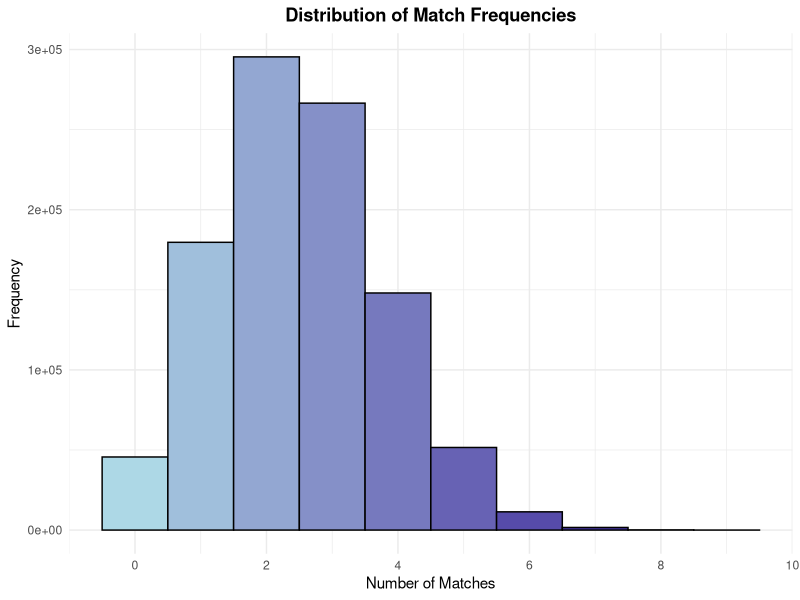
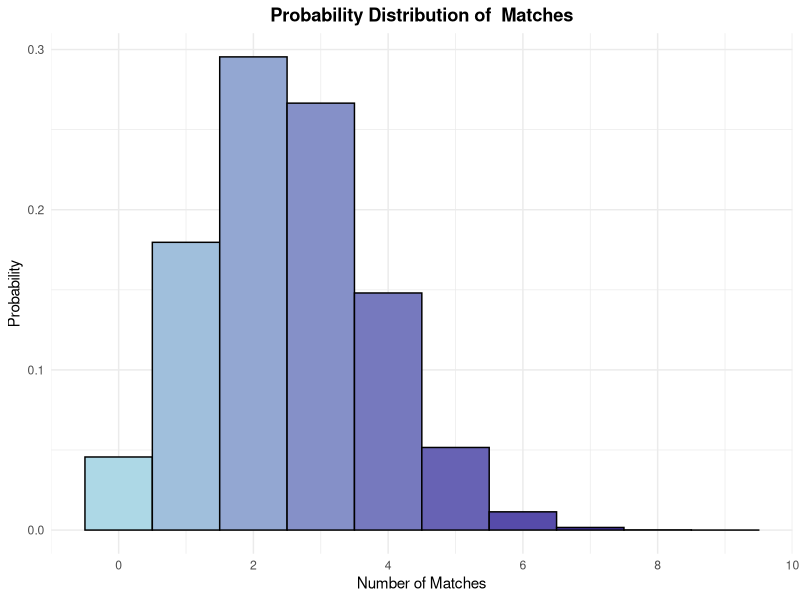

R code for these plots, in order:
#require package
library(dplyr)
library(ggplot2)

#reproducibility
#set.seed(12)

#number of trials
trials<-1000000

#storage for the matching counts for each trial
results<-numeric(trials)

#storage for the matching that wins for each trial
matching_result<-numeric(trials)

#storage for the matching bullseye (0 or 1) for each trial
bullseye_result<-numeric(trials)

#storage for the matching double bullseye (0 or 1) for each trial
doublebullseye_result<-numeric(trials)

#number of spots (numbers to be picked)
spots<-10

#the winning number of match for each spots
if (spots == 10){
  winning<-c("0","5","6","7","8","9","10")
} else if (spots == 9){
  winning<-c("4","5","6","7","8","9")
} else if (spots == 8){
  winning<-c("4","5","6","7","8")
} else if (spots == 7){
  winning<-c("3","4","5","6","7")
} else if (spots == 6){
  winning<-c("3","4","5","6")
} else if (spots == 5){
  winning<-c("3","4","5")
} else if (spots == 4){
  winning<-c("2","3","4")
} else if (spots == 3){
  winning<-c("2","3")
} else if (spots == 2){
  winning<-c("2")
} else if (spots == 1){
  winning<-c("1")
} 

#numbers on the KENO card
lottery_numbers<-c(1:80)

#for loop of trials
for (i in 1:trials){
  
  #track the progress
  print(i)
  
  #numbers that the player chose
  numbers_selected<-sample(lottery_numbers,size=spots,replace=FALSE)
  
  #numbers that drew randomly
  numbers<-sample(lottery_numbers,size=20,replace=FALSE)
  
  #sum of the matching numbers_selected and numbers
  matching_counts_base<-sum(numbers_selected %in% numbers)
  
  #store the results into the variable results
  results[i]<-matching_counts_base
  
  #detect if the spots win
  matching_count<-ifelse(matching_counts_base %in% winning, 1, 0)
  
  #store 1 if wins and 0 if loses
  matching_result[i]<-matching_count
  
  #Bullseye
  bullseye<-sample(numbers, size = 1)
  
  #detect if the player wins the Bullseye (0 or 1)
  matching_bullseye <- ifelse(bullseye %in% numbers_selected || matching_counts_base %in% winning, 1, 0)
  
  #store the bullseye result into the variable bullseye_result
  bullseye_result[i]<-matching_bullseye
  
  #Double Bullseye
  double_bullseye<-sample(numbers, size = 2, replace = FALSE)
  
  #detect if the player wins the double Bullseye (0 or 1)
  matching_doublebullseye <- ifelse(any(double_bullseye %in% numbers_selected) || matching_counts_base %in% winning, 1, 0)
  
  
  #store the result of double bullseye into the varaible double bullseye result
  doublebullseye_result[i]<-matching_doublebullseye
}

#the probability for each match counts
matching_probabilities <- sapply(0:spots, function(count) {
  as.numeric(sprintf("%.10f", sum(results == count) / trials))
})

#add the name to the chart
names(matching_probabilities) <- as.character(0:spots)

#the probability of winning the base KENO
base_winning_probability<-sum(matching_probabilities[winning])

#the odds of winning the base KENO
base_winning_odds<-sum(matching_result)/(trials-sum(matching_result))

#the denominator of the probability of winning the base KENO
base_winning_probability_fraction<-trials/sum(matching_result)

#the denominator of the odds of winning the base KENO
base_winning_odds_fraction<-(trials-sum(matching_result))/sum(matching_result)

#the probability of winning the Bullseye KENO
bullseye_winning_probability<-sum(bullseye_result)/trials

#the odds of winning the Bullseye KENO
bullseye_winning_odds<-sum(bullseye_result)/(trials-sum(bullseye_result))

#the denominator of the probability of winning the bullseye KENO
bullseye_winning_probability_fraction<-trials/sum(bullseye_result)

#the denominator of the odds of winning the bullseye KENO
bullseye_winning_odds_fraction<-(trials-sum(bullseye_result))/sum(bullseye_result)

#the probability of winning the Double Bullseye KENO
doublebullseye_winning_probability<-sum(doublebullseye_result)/trials

#the odds of winning the Double Bullseye KENO
doublebullseye_winning_odds<-sum(doublebullseye_result)/(trials-sum(doublebullseye_result))

#the denominator of the probability of winning the Double Bullseye KENO
doublebullseye_winning_probability_fraction<-trials/sum(doublebullseye_result)

#the denominator of the odds of winning the Double Bullseye KENO
doublebullseye_winning_odds_fraction<-(trials-sum(doublebullseye_result))/sum(doublebullseye_result)

#Format the matching probabilities with column names
formatted_matching_probabilities <- paste(names(matching_probabilities), ": ", matching_probabilities, "\n", sep = "")

ggplot(data = data.frame(results = results), aes(x = results)) +
  geom_histogram(aes(fill = ..x..), color = "black", bins = max(results)+1, position = "identity", width = 1) +
  scale_fill_gradient(low = "lightblue", high = "darkblue") +
  labs(
    title = "Distribution of Match Frequencies",
    x = "Number of Matches",
    y = "Frequency"
  ) +
  theme_minimal()+
  theme(
    plot.title = element_text(hjust = 0.5, face = "bold"),
    legend.position = "none"
  )+
  scale_x_continuous(breaks = seq(0, 10, by = 2))

ggplot(data = data.frame(results = results), aes(x = results, y = stat(count / sum(count)))) +
  geom_histogram(aes(fill = ..x..), color = "black", bins = max(results) + 1, position = "identity", width = 1) +
  scale_fill_gradient(low = "lightblue", high = "darkblue") +
  labs(
    title = "Probability Distribution of  Matches",
    x = "Number of Matches",
    y = "Probability"
  ) +
  theme_minimal() +
  theme(
    plot.title = element_text(hjust = 0.5, face = "bold"),
    legend.position = "none"
  ) +
  scale_x_continuous(breaks = seq(0, 10, by = 2))

cat(
  " Probability of each match", "\n",
  "-------------------------------------------------------------------------------", "\n",
  formatted_matching_probabilities,
  "-------------------------------------------------------------------------------", "\n",
  "Base KENO Winning Probability:", round(base_winning_probability,6), "(1 in",round(base_winning_probability_fraction,2),")\n",
  "Base KENO Winning Odds:", round(base_winning_odds,6), "(1 in", round(base_winning_odds_fraction,2), ")\n",
  "Bullseye KENO Winning Probability:", round(bullseye_winning_probability,6), "(1 in", round(bullseye_winning_probability_fraction,2),")\n",
  "Bullseye KENO Winning Odds:", round(bullseye_winning_odds,6), "(1 in", round(bullseye_winning_odds_fraction,2) ,")\n",
  if (spots >= 2) {
    paste(
      "Double Bullseye KENO Winning Probability:", round(doublebullseye_winning_probability,6), "(1 in", round(doublebullseye_winning_probability_fraction,2), ")\n",
      "Double Bullseye KENO Winning Odds:", round(doublebullseye_winning_odds,6), "(1 in", round(doublebullseye_winning_odds_fraction,2), ")\n"
    )
  }
  else {
    paste(
      "Double Bullseye KENO Winning Proability: NA", "\n",
      "Double Bullseye KENO WInning Odds: NA", "\n"
    )
  }
)








